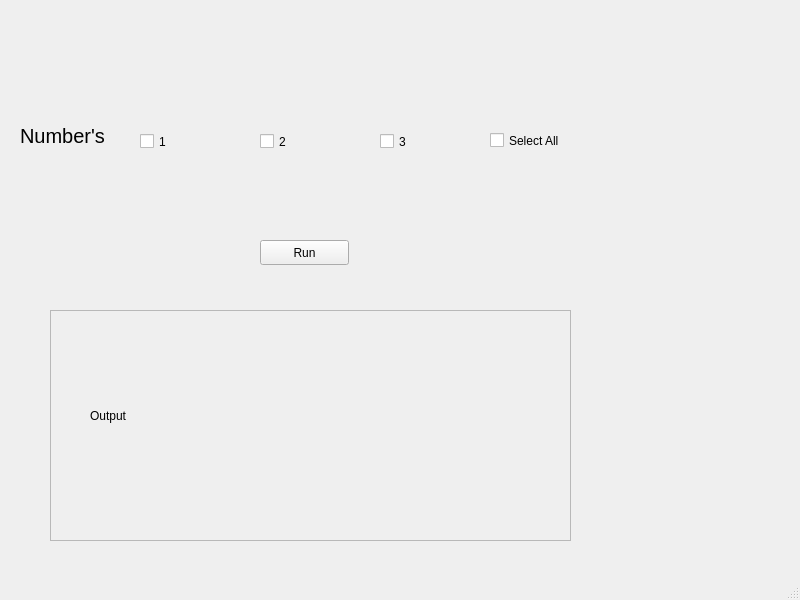
<?xml version="1.0" encoding="UTF-8"?>
<ui version="4.0">
 <class>MainWindow</class>
 <widget class="QMainWindow" name="MainWindow">
  <property name="geometry">
   <rect>
    <x>0</x>
    <y>0</y>
    <width>800</width>
    <height>600</height>
   </rect>
  </property>
  <property name="windowTitle">
   <string>MainWindow</string>
  </property>
  <widget class="QWidget" name="centralwidget">
   <widget class="QLabel" name="no_label">
    <property name="geometry">
     <rect>
      <x>20</x>
      <y>120</y>
      <width>111</width>
      <height>31</height>
     </rect>
    </property>
    <property name="font">
     <font>
      <pointsize>15</pointsize>
     </font>
    </property>
    <property name="text">
     <string>Number's</string>
    </property>
   </widget>
   <widget class="QCheckBox" name="a_checkBox">
    <property name="geometry">
     <rect>
      <x>140</x>
      <y>130</y>
      <width>92</width>
      <height>23</height>
     </rect>
    </property>
    <property name="text">
     <string>1</string>
    </property>
   </widget>
   <widget class="QCheckBox" name="b_checkBox_2">
    <property name="geometry">
     <rect>
      <x>260</x>
      <y>130</y>
      <width>92</width>
      <height>23</height>
     </rect>
    </property>
    <property name="text">
     <string>2</string>
    </property>
   </widget>
   <widget class="QCheckBox" name="c_checkBox_3">
    <property name="geometry">
     <rect>
      <x>380</x>
      <y>130</y>
      <width>92</width>
      <height>23</height>
     </rect>
    </property>
    <property name="text">
     <string>3</string>
    </property>
   </widget>
   <widget class="QCheckBox" name="all_checkBox_4">
    <property name="geometry">
     <rect>
      <x>490</x>
      <y>130</y>
      <width>121</width>
      <height>21</height>
     </rect>
    </property>
    <property name="text">
     <string>Select All</string>
    </property>
   </widget>
   <widget class="QPushButton" name="pushButton">
    <property name="geometry">
     <rect>
      <x>260</x>
      <y>240</y>
      <width>89</width>
      <height>25</height>
     </rect>
    </property>
    <property name="text">
     <string>Run</string>
    </property>
   </widget>
   <widget class="QFrame" name="frame">
    <property name="geometry">
     <rect>
      <x>50</x>
      <y>310</y>
      <width>521</width>
      <height>231</height>
     </rect>
    </property>
    <property name="frameShape">
     <enum>QFrame::StyledPanel</enum>
    </property>
    <property name="frameShadow">
     <enum>QFrame::Raised</enum>
    </property>
    <widget class="QLabel" name="op_label">
     <property name="geometry">
      <rect>
       <x>40</x>
       <y>20</y>
       <width>301</width>
       <height>171</height>
      </rect>
     </property>
     <property name="text">
      <string>Output</string>
     </property>
    </widget>
   </widget>
  </widget>
  <widget class="QMenuBar" name="menubar">
   <property name="geometry">
    <rect>
     <x>0</x>
     <y>0</y>
     <width>800</width>
     <height>22</height>
    </rect>
   </property>
  </widget>
  <widget class="QStatusBar" name="statusbar"/>
 </widget>
 <resources/>
 <connections/>
</ui>
